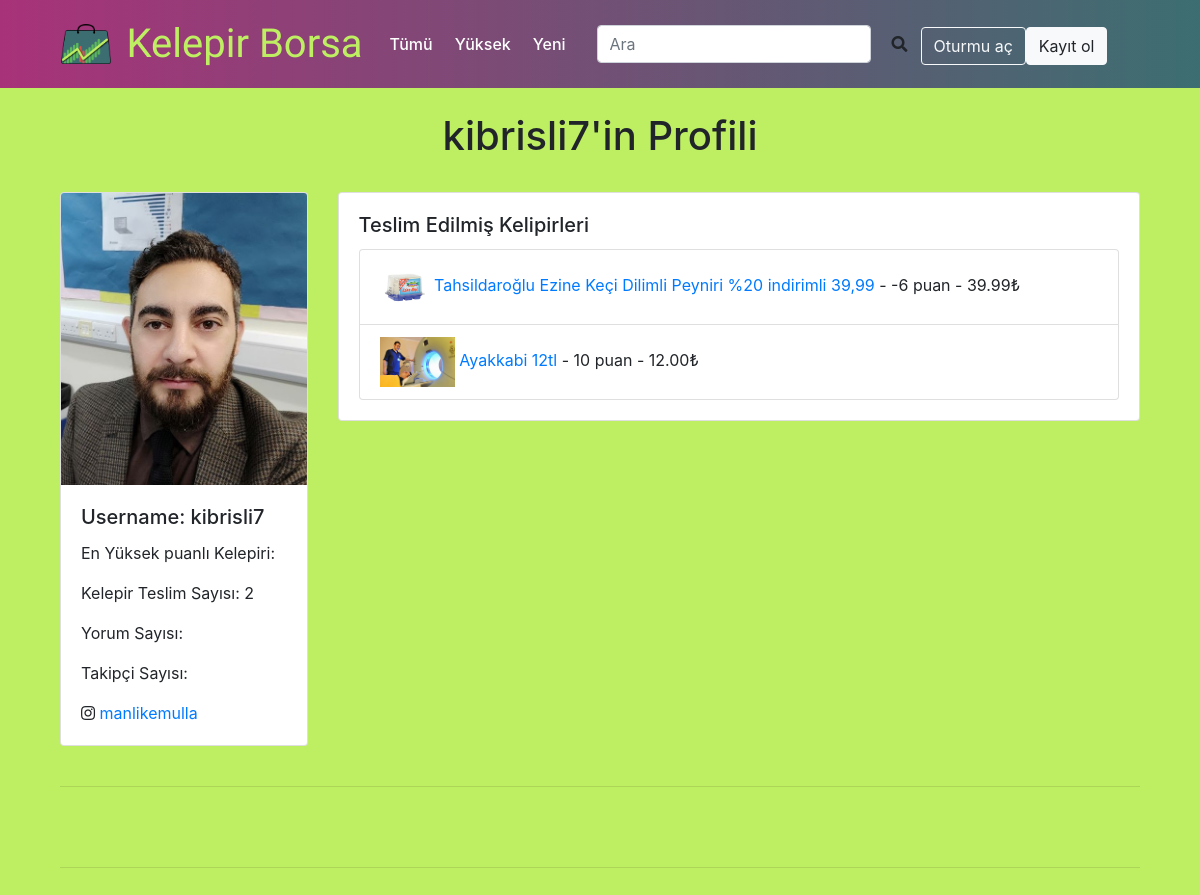
/profil/1, run on an earlier commit of the app's database.
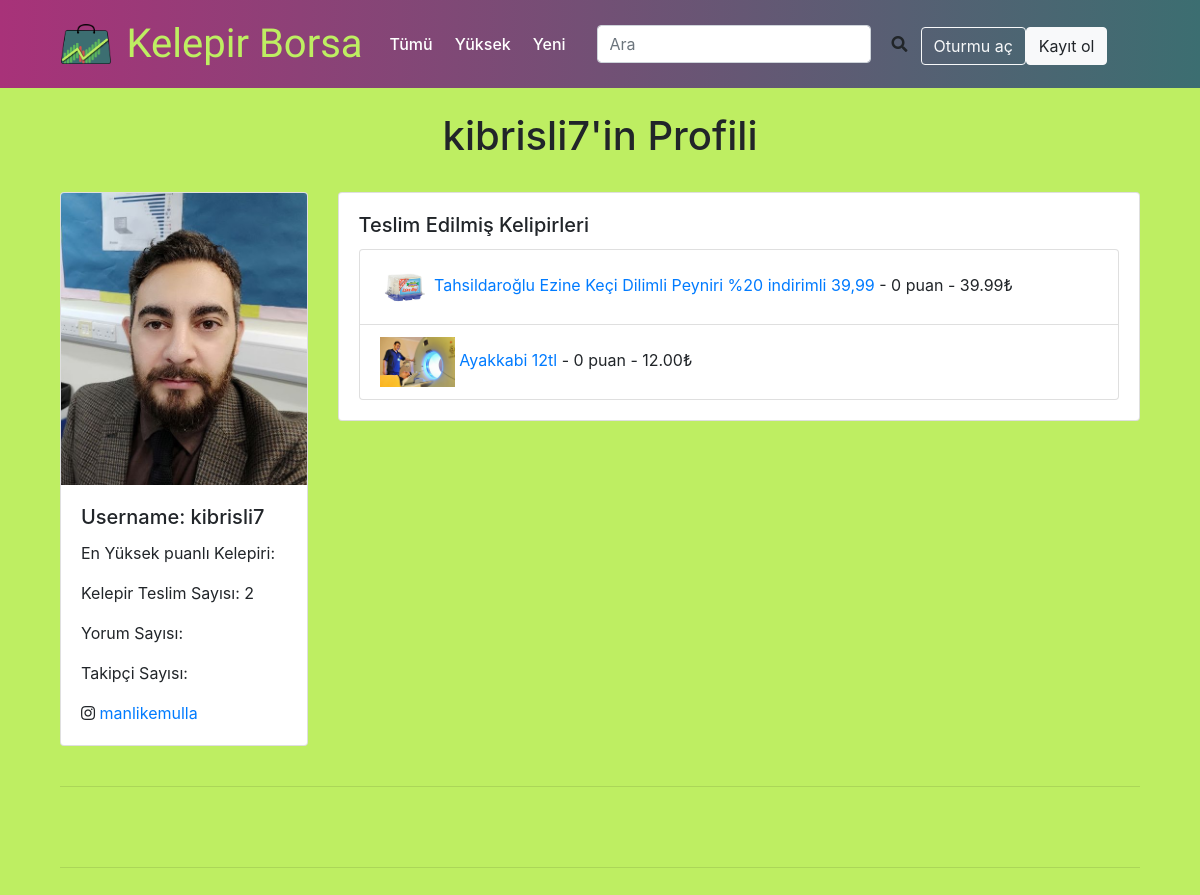
And on a later commit of the database.
### madde/models.py (models this page shows, shortened)
class Maddeler(models.Model):
    paylasan = models.ForeignKey(User, on_delete=models.CASCADE)
    url = models.URLField(max_length=200, blank=True, null=True, help_text='<small>Kelepir internetten bulunduysa şurda websiteyi palşın</small>')
    satici = models.CharField(max_length=200, blank=True)
    fiyat = models.DecimalField(max_digits=8, decimal_places=2, help_text='İndirimli fıyat')
    orjinalFiyat = models.DecimalField(max_digits=8, decimal_places=2, blank=True, null=True, help_text='Orjinal fiyat', verbose_name='orjinal Fiyatı')
    kargo = models.BooleanField(help_text='Kargo ücretsizse burayı tıklayın',null=True)
    kupon = models.CharField(max_length=100, null=True, blank=True, help_text='Bildirmek istediğiniz kupon varsa, buraya yazın')
    baslik = models.CharField(max_length=300, help_text='Kısa bir tanımlayıcı başlık', verbose_name='Başlık')
    ayrintilar = RichTextField(max_length=1000, help_text='Kelepiri kendi sözlerinizle anlatın ve neden kaçılmaz fırsat olduğunu başkalarına açıklayın.' ,verbose_name='Detaylı ayrıntılar')
    goruntu = models.ImageField(upload_to='madde_goruntuleri', null=True, blank=True, default="madde_goruntuleri/shopping.jpg", help_text='bir resim yüklemek, başkalarının anlaşmayı daha iyi anlamasına yardımcı olur', verbose_name='Görüntü')
    katagori = models.ManyToManyField('Katagoriler')
    bas_tarih = models.DateField(blank=True, null=True,verbose_name='İndirimin Başlangıç Tarihi')
    son_tarih = models.DateField(blank=True, null=True, verbose_name='İndirimin bitme tarihi')
    online = models.BooleanField(help_text='Yerel fırsat (mağazada / çevrimdışı)')
    diyar = models.CharField(max_length=100, null=True, blank=True)
    derece = models.IntegerField(default='0', null=True, blank=True)
    duyurmaTarihi = models.DateTimeField(default=timezone.now) # auto_now=False, auto_now_add=True, blank=True
    kaynamavakti = models.DateTimeField(null=True, blank=True, auto_now=False, auto_now_add=False)
    bookmarked = models.ManyToManyField(User, related_name='bookmarked', default=None, blank=True)
    tukenmiscagiri = models.ManyToManyField(User, related_name='expired_call', default=None, blank=True)
    aktif = models.BooleanField(default=True)
    oylar = models.IntegerField(default=0, null=True, blank=True)
    oyveren = models.ManyToManyField(User, blank=True, related_name="collected_votes")
    w3w = models.CharField(max_length=100, null=True, blank=True,verbose_name='What3Words', help_text='<a href="https://what3words.com/susma.hurma.e%C5%9Fyal%C4%B1"><small>Yardım ve örnek için şurayı tıklayın</small></a>')
    allow_comments = models.BooleanField('allow comments', default=True)
    """@property
    def total_degrees(self):
        return self.derece"""

### madde/views.py (the view)
# urls.py: path('profil/<int:pk>', views.profil_detay, name='profil_detay'),
def profil_detay(request, pk):
    kullanici = get_object_or_404(User, pk=pk)
    profil = get_object_or_404(Kullanici, pk=pk)
    bookmarked = Maddeler.objects.filter(bookmarked=kullanici.id)
    kelepirler = Maddeler.objects.filter(paylasan=kullanici.id)
    instagram = 'http://www.instagram.com/'
    insta_handle = urllib.parse.urljoin(instagram, profil.insta)
    comments = XtdComment.objects.filter(user_id=kullanici.id)
    context = {'profil':profil, 'kullanici':kullanici, 'kelepirler':kelepirler, 'bookmarked':bookmarked,
    'insta_handle':insta_handle, 'comments':comments}
    return render(request, 'registration/profil_gor.html', context)

### templates/registration/profil_gor.html (shortened to what this page needs)
{% extends 'temel.html' %}
{% block content %}
<br>
<h1 align=center>{{kullanici.username}}'in Profili</h1>
<br>
<div class="container">
  <div class="row">
    <div class="col-sm-3">
      <div class="card">
        <img src="{{profil.resim.url}} " class="card-img-top" alt="...">
        <div class="card-body">
          <h5 class="card-title">Username: {{kullanici.username}}</h5>
          <p class="card-text">En Yüksek puanlı Kelepiri: {{profil.kullanici.ensicak}}</p>
          <p class="card-text">Kelepir Teslim Sayısı: {{kelepirler.count}}</p>
          <p class="card-text">Yorum Sayısı: {{comments.count}}</p>
          <p class="card-text">Takipçi Sayısı:</p>
          <p class="card-text"><i class="fab fa-instagram"></i> <a href="{{insta_handle}}">{{profil.insta}}</a> </p>
        </div>
      </div>
    </div>
    <div class="col-sm-9">
      <div class="card">
        <div class="card-body">
          <h5 class="card-title">Teslim Edilmiş Kelipirleri</h5>
          <ul class="list-group">
            {% for kelepir in kelepirler %}
              {% if kelepir.aktif %}
                <li class="list-group-item"><a href="{% url 'madde_detay' kelepir.id %}"><img src="{{kelepir.goruntu.url}}" height=50px alt="">
                {{kelepir.baslik}}</a> - {{kelepir.derece}} puan - {{kelepir.fiyat}}₺</li>
              {% else %}
                <li class="list-group-item" style="color:Grey"><a style="color:Grey" href="{% url 'madde_detay' kelepir.id %}"><img src="{{kelepir.goruntu.url}}" height=50px alt="">
                {{kelepir.baslik}}</a> - {{kelepir.derece}} puan - {{kelepir.fiyat}}₺</li>
              {% endif %}
            {% endfor %}
          </ul>
        </div>
      </div>
    </div>
  </div>
<br><hr><br>
  <br><hr><br>
{% endblock %}

What changed in the data, as far as the page shows it:
changed Maddeler "Tahsildaroğlu Ezine Keçi Dilimli Peyniri %20 indirimli 39,99": derece "-6" → "0"
changed Maddeler "Ayakkabi 12tl": derece "10" → "0"
